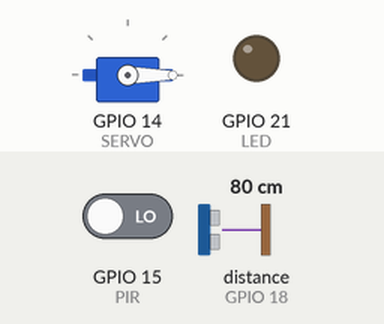
Bench run of a program on a simulated Raspberry Pi (BCM pin numbers). Shown: servo, output pins drawn as LEDs (lit = HIGH). Inputs (shaded band) come from the test bench; at power-on: distance to the obstacle (sensor on GPIO 18) 80 cm, GPIO 15 (PIR) LOW. The echo pulse lasts 58.3 µs per cm; web requests get an empty 200 reply after 0.4 s; servo angles are drawn from the pulse width (0.5 ms = 0°, 2.5 ms = 180°); the clock reads 2024-03-15 10:24:30 at power-on unless the program sets it; pins used as bus, display or sensor lines are not drawn; what the program prints to the terminal is not drawn.

Above: at 2.2 s.
2.3 s: distance to the obstacle (sensor on GPIO 18) set to 12 cm
6.6 s: distance to the obstacle (sensor on GPIO 18) set to 9 cm
At 8.2 s:
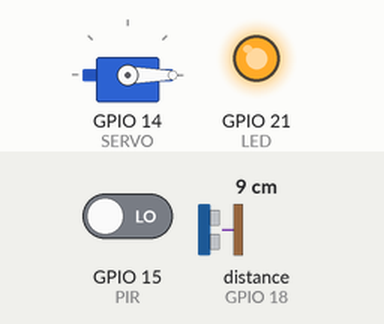
10.9 s: GPIO 15 (PIR) driven HIGH
At 12.0 s:
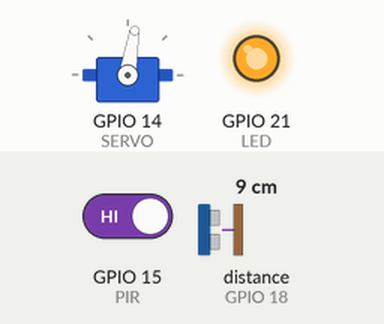
15.2 s: distance to the obstacle (sensor on GPIO 18) set to 18 cm
At 16.7 s:
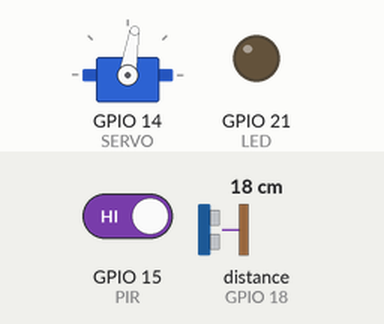
19.5 s: distance to the obstacle (sensor on GPIO 18) set to 2 cm
At 23.2 s:
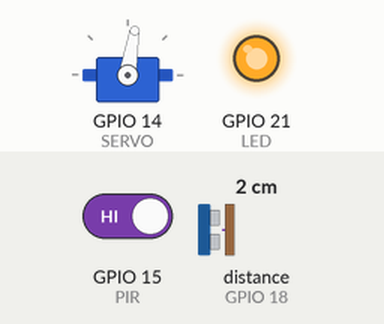
23.9 s: distance to the obstacle (sensor on GPIO 18) set to 35 cm
At 27.1 s:
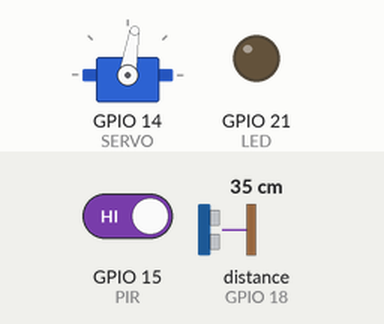
Timing chart, 0 to 28.6 s (numbered marks = the images above; inputs shaded):
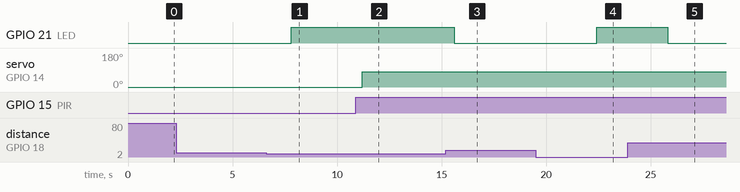

Measured:
- the behaviour switches between 11 and 10 cm on distance to the obstacle (sensor on GPIO 18) (found by bisection; images 0 and 1)
- after the input at 2.3 s, every drawn part: stays the same
- after the input at 6.6 s, GPIO 21 (LED): LOW → HIGH after 1.2 s
- after the input at 10.9 s, servo on GPIO 14 (SERVO): 0° → 81° after 0.31 s
- after the input at 15.2 s, GPIO 21 (LED): HIGH → LOW after 0.41 s
- after the input at 19.5 s, GPIO 21 (LED): LOW → HIGH after 2.9 s
- after the input at 23.9 s, GPIO 21 (LED): HIGH → LOW after 1.9 s

The program:

all_integ.py
```python
import RPi.GPIO as GPIO
import time
import requests

# Set GPIO Mode
GPIO.setmode(GPIO.BCM)

# Define GPIO Pins
TRIG = 17        # Ultrasonic Trigger
ECHO = 18        # Ultrasonic Echo
SERVO = 14       # Servo Motor
PIR = 15         # PIR Motion Sensor
LED = 21         # LED Indicator

# API Endpoint (Replace with your actual backend IP)
API_URL = "http://130.1.20.165:5000/api/update_distance"

# Setup GPIO Pins
GPIO.setup(TRIG, GPIO.OUT)
GPIO.setup(ECHO, GPIO.IN)
GPIO.setup(SERVO, GPIO.OUT)
GPIO.setup(PIR, GPIO.IN)
GPIO.setup(LED, GPIO.OUT)

# Setup Servo Motor
pwm = GPIO.PWM(SERVO, 50)  # Set PWM frequency to 50Hz
pwm.start(0)  # Start PWM with a 0% duty cycle

def set_angle(angle):
    """Move servo to a specific angle."""
    duty = (angle / 18) + 2
    pwm.ChangeDutyCycle(duty)
    time.sleep(1)
    pwm.ChangeDutyCycle(0)

def get_distance():
    """Measure distance using Ultrasonic Sensor."""
    GPIO.output(TRIG, True)
    time.sleep(0.00001)
    GPIO.output(TRIG, False)

    pulse_start = time.time()
    pulse_end = time.time()

    # Wait for Echo response
    while GPIO.input(ECHO) == 0:
        pulse_start = time.time()
    while GPIO.input(ECHO) == 1:
        pulse_end = time.time()

    # Calculate distance
    pulse_duration = pulse_end - pulse_start
    distance = (pulse_duration * 34300) / 2  # Convert to cm

    return round(distance, 2)

def send_data(distance):
    """Send distance data to FastAPI backend."""
    data = {"distance": distance}
    try:
        response = requests.post(API_URL, json=data, timeout=5)
        print("Server Response:", response.text)
    except requests.exceptions.RequestException as e:
        print("Error sending data:", e)

def check_garbage():
    """Check bin fill level and update LED status."""
    distance = get_distance()
    print(f"Bin Distance: {distance} cm")

    if distance < 10:  # If bin is almost full
        GPIO.output(LED, GPIO.HIGH)
        print("⚠️ Bin is FULL!")
    else:
        GPIO.output(LED, GPIO.LOW)
        print("✅ Bin has space.")

    return distance

# Initialize Servo Position (Closed)
set_angle(0)

try:
    print("System Ready... Waiting for Motion & Distance Updates")
    last_motion_state = False  # Track motion state to avoid unnecessary movements

    while True:
        # PIR Motion Detection (Open Lid on Motion)
        if GPIO.input(PIR):  # Motion detected
            if not last_motion_state:
                print("🚶 Motion Detected! Opening Bin")
                set_angle(90)  # Open Bin Lid
                last_motion_state = True
        else:  # No Motion
            if last_motion_state:
                print("🔒 No Motion! Closing Bin")
                set_angle(0)  # Close Bin Lid
                last_motion_state = False

        # Check Bin Fill Level
        distance = check_garbage()
        send_data(distance)  # Send distance to cloud

        time.sleep(3)  # Delay to avoid excessive API calls

except KeyboardInterrupt:
    print("\nStopping System...")

finally:
    pwm.stop()
    GPIO.cleanup()
```
